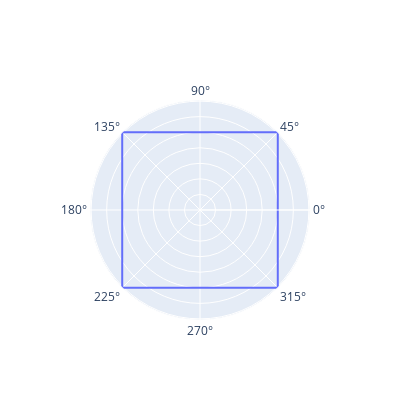

Write notebook code for a chart like this one.
### Code cell
from viz import get_polar_contour_fig

fig = get_polar_contour_fig(r, theta)
fig.show()

### Figure 1 — Plotly figure (JSON) as saved in the notebook; plotly's stock layout.template omitted (floating-point values rounded to 4 significant figures; data arrays with more than 128 entries replaced by an {"elided": "..."} marker saying what was removed)
{"data": [{"mode": "lines", "r": {"elided": "257 float values"}, "theta": {"elided": "257 float values"}, "thetaunit": "radians", "type": "scatterpolar"}], "layout": {"autosize": false, "height": 400, "polar": {"radialaxis": {"showticklabels": false}}, "width": 400}}
